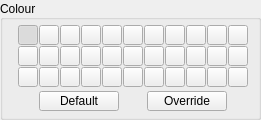
      <widget class="QGroupBox" name="colour_Grp">
       <property name="title">
        <string>Colour</string>
       </property>
       <property name="alignment">
        <set>Qt::AlignLeading|Qt::AlignLeft|Qt::AlignVCenter</set>
       </property>
       <property name="checkable">
        <bool>false</bool>
       </property>
       <layout class="QGridLayout" name="gridLayout_5" rowstretch="0,0,0,0" columnstretch="0,0,0,0,0,0,0,0,0,0,0,0" rowminimumheight="0,0,0,27">
        <property name="leftMargin">
         <number>15</number>
        </property>
        <property name="topMargin">
         <number>5</number>
        </property>
        <property name="rightMargin">
         <number>10</number>
        </property>
        <property name="bottomMargin">
         <number>2</number>
        </property>
        <property name="spacing">
         <number>1</number>
        </property>
        <item row="3" column="2" colspan="9">
         <layout class="QHBoxLayout" name="lowBtnVert_Lay">
          <item>
           <widget class="QPushButton" name="default_Btn">
            <property name="minimumSize">
             <size>
              <width>0</width>
              <height>20</height>
             </size>
            </property>
            <property name="maximumSize">
             <size>
              <width>16777215</width>
              <height>20</height>
             </size>
            </property>
            <property name="text">
             <string>Default</string>
            </property>
           </widget>
          </item>
          <item>
           <spacer name="hor_Spacer">
            <property name="orientation">
             <enum>Qt::Horizontal</enum>
            </property>
            <property name="sizeType">
             <enum>QSizePolicy::Expanding</enum>
            </property>
            <property name="sizeHint" stdset="0">
             <size>
              <width>25</width>
              <height>20</height>
             </size>
            </property>
           </spacer>
          </item>
          <item>
           <widget class="QPushButton" name="override_Btn">
            <property name="minimumSize">
             <size>
              <width>0</width>
              <height>20</height>
             </size>
            </property>
            <property name="maximumSize">
             <size>
              <width>16777215</width>
              <height>20</height>
             </size>
            </property>
            <property name="text">
             <string>Override</string>
            </property>
           </widget>
          </item>
         </layout>
        </item>
        <item row="0" column="10">
         <widget class="QPushButton" name="colour10_Btn">
          <property name="minimumSize">
           <size>
            <width>20</width>
            <height>20</height>
           </size>
          </property>
          <property name="maximumSize">
           <size>
            <width>20</width>
            <height>20</height>
           </size>
          </property>
          <property name="text">
           <string/>
          </property>
          <property name="checkable">
           <bool>true</bool>
          </property>
          <property name="autoExclusive">
           <bool>true</bool>
          </property>
         </widget>
        </item>
        <item row="1" column="1">
         <widget class="QPushButton" name="colour12_Btn">
          <property name="minimumSize">
           <size>
            <width>20</width>
            <height>20</height>
           </size>
          </property>
          <property name="maximumSize">
           <size>
            <width>20</width>
            <height>20</height>
           </size>
          </property>
          <property name="text">
           <string/>
          </property>
          <property name="checkable">
           <bool>true</bool>
          </property>
          <property name="autoExclusive">
           <bool>true</bool>
          </property>
         </widget>
        </item>
        <item row="1" column="10">
         <widget class="QPushButton" name="colour21_Btn">
          <property name="minimumSize">
           <size>
            <width>20</width>
            <height>20</height>
           </size>
          </property>
          <property name="maximumSize">
           <size>
            <width>20</width>
            <height>20</height>
           </size>
          </property>
          <property name="text">
           <string/>
          </property>
          <property name="checkable">
           <bool>true</bool>
          </property>
          <property name="autoExclusive">
           <bool>true</bool>
          </property>
         </widget>
        </item>
        <item row="2" column="1">
         <widget class="QPushButton" name="colour23_Btn">
          <property name="minimumSize">
           <size>
            <width>20</width>
            <height>20</height>
           </size>
          </property>
          <property name="maximumSize">
           <size>
            <width>20</width>
            <height>20</height>
           </size>
          </property>
          <property name="text">
           <string/>
          </property>
          <property name="checkable">
           <bool>true</bool>
          </property>
          <property name="autoExclusive">
           <bool>true</bool>
          </property>
         </widget>
        </item>
        <item row="2" column="6">
         <widget class="QPushButton" name="colour28_Btn">
          <property name="minimumSize">
           <size>
            <width>20</width>
            <height>20</height>
           </size>
          </property>
          <property name="maximumSize">
           <size>
            <width>20</width>
            <height>20</height>
           </size>
          </property>
          <property name="text">
           <string/>
          </property>
          <property name="checkable">
           <bool>true</bool>
          </property>
          <property name="autoExclusive">
           <bool>true</bool>
          </property>
         </widget>
        </item>
        <item row="1" column="3">
         <widget class="QPushButton" name="colour14_Btn">
          <property name="minimumSize">
           <size>
            <width>20</width>
            <height>20</height>
           </size>
          </property>
          <property name="maximumSize">
           <size>
            <width>20</width>
            <height>20</height>
           </size>
          </property>
          <property name="text">
           <string/>
          </property>
          <property name="checkable">
           <bool>true</bool>
          </property>
          <property name="autoExclusive">
           <bool>true</bool>
          </property>
         </widget>
        </item>
        <item row="1" column="6">
         <widget class="QPushButton" name="colour17_Btn">
          <property name="minimumSize">
           <size>
            <width>20</width>
            <height>20</height>
           </size>
          </property>
          <property name="maximumSize">
           <size>
            <width>20</width>
            <height>20</height>
           </size>
          </property>
          <property name="text">
           <string/>
          </property>
          <property name="checkable">
           <bool>true</bool>
          </property>
          <property name="autoExclusive">
           <bool>true</bool>
          </property>
         </widget>
        </item>
        <item row="2" column="2">
         <widget class="QPushButton" name="colour24_Btn">
          <property name="minimumSize">
           <size>
            <width>20</width>
            <height>20</height>
           </size>
          </property>
          <property name="maximumSize">
           <size>
            <width>20</width>
            <height>20</height>
           </size>
          </property>
          <property name="text">
           <string/>
          </property>
          <property name="checkable">
           <bool>true</bool>
          </property>
          <property name="autoExclusive">
           <bool>true</bool>
          </property>
         </widget>
        </item>
        <item row="1" column="2">
         <widget class="QPushButton" name="colour13_Btn">
          <property name="minimumSize">
           <size>
            <width>20</width>
            <height>20</height>
           </size>
          </property>
          <property name="maximumSize">
           <size>
            <width>20</width>
            <height>20</height>
           </size>
          </property>
          <property name="text">
           <string/>
          </property>
          <property name="checkable">
           <bool>true</bool>
          </property>
          <property name="autoExclusive">
           <bool>true</bool>
          </property>
         </widget>
        </item>
        <item row="2" column="4">
         <widget class="QPushButton" name="colour26_Btn">
          <property name="minimumSize">
           <size>
            <width>20</width>
            <height>20</height>
           </size>
          </property>
          <property name="maximumSize">
           <size>
            <width>20</width>
            <height>20</height>
           </size>
          </property>
          <property name="text">
           <string/>
          </property>
          <property name="checkable">
           <bool>true</bool>
          </property>
          <property name="autoExclusive">
           <bool>true</bool>
          </property>
         </widget>
        </item>
        <item row="2" column="9">
         <widget class="QPushButton" name="colour31_Btn">
          <property name="minimumSize">
           <size>
            <width>20</width>
            <height>20</height>
           </size>
          </property>
          <property name="maximumSize">
           <size>
            <width>20</width>
            <height>20</height>
           </size>
          </property>
          <property name="text">
           <string/>
          </property>
          <property name="checkable">
           <bool>true</bool>
          </property>
          <property name="autoExclusive">
           <bool>true</bool>
          </property>
         </widget>
        </item>
        <item row="2" column="8">
         <widget class="QPushButton" name="colour30_Btn">
          <property name="minimumSize">
           <size>
            <width>20</width>
            <height>20</height>
           </size>
          </property>
          <property name="maximumSize">
           <size>
            <width>20</width>
            <height>20</height>
           </size>
          </property>
          <property name="text">
           <string/>
          </property>
          <property name="checkable">
           <bool>true</bool>
          </property>
          <property name="autoExclusive">
           <bool>true</bool>
          </property>
         </widget>
        </item>
        <item row="1" column="8">
         <widget class="QPushButton" name="colour19_Btn">
          <property name="minimumSize">
           <size>
            <width>20</width>
            <height>20</height>
           </size>
          </property>
          <property name="maximumSize">
           <size>
            <width>20</width>
            <height>20</height>
           </size>
          </property>
          <property name="text">
           <string/>
          </property>
          <property name="checkable">
           <bool>true</bool>
          </property>
          <property name="autoExclusive">
           <bool>true</bool>
          </property>
         </widget>
        </item>
        <item row="1" column="9">
         <widget class="QPushButton" name="colour20_Btn">
          <property name="minimumSize">
           <size>
            <width>20</width>
            <height>20</height>
           </size>
          </property>
          <property name="maximumSize">
           <size>
            <width>20</width>
            <height>20</height>
           </size>
          </property>
          <property name="text">
           <string/>
          </property>
          <property name="checkable">
           <bool>true</bool>
          </property>
          <property name="autoExclusive">
           <bool>true</bool>
          </property>
         </widget>
        </item>
        <item row="0" column="1">
         <widget class="QPushButton" name="colour01_Btn">
          <property name="minimumSize">
           <size>
            <width>20</width>
            <height>20</height>
           </size>
          </property>
          <property name="maximumSize">
           <size>
            <width>20</width>
            <height>20</height>
           </size>
          </property>
          <property name="text">
           <string/>
          </property>
          <property name="checkable">
           <bool>true</bool>
          </property>
          <property name="checked">
           <bool>true</bool>
          </property>
          <property name="autoExclusive">
           <bool>true</bool>
          </property>
         </widget>
        </item>
        <item row="1" column="11">
         <widget class="QPushButton" name="colour22_Btn">
          <property name="minimumSize">
           <size>
            <width>20</width>
            <height>20</height>
           </size>
          </property>
          <property name="maximumSize">
           <size>
            <width>20</width>
            <height>20</height>
           </size>
          </property>
          <property name="text">
           <string/>
          </property>
          <property name="checkable">
           <bool>true</bool>
          </property>
          <property name="autoExclusive">
           <bool>true</bool>
          </property>
         </widget>
        </item>
        <item row="0" column="6">
         <widget class="QPushButton" name="colour06_Btn">
          <property name="minimumSize">
           <size>
            <width>20</width>
            <height>20</height>
           </size>
          </property>
          <property name="maximumSize">
           <size>
            <width>20</width>
            <height>20</height>
           </size>
          </property>
          <property name="text">
           <string/>
          </property>
          <property name="checkable">
           <bool>true</bool>
          </property>
          <property name="autoExclusive">
           <bool>true</bool>
          </property>
         </widget>
        </item>
        <item row="2" column="3">
         <widget class="QPushButton" name="colour25_Btn">
          <property name="minimumSize">
           <size>
            <width>20</width>
            <height>20</height>
           </size>
          </property>
          <property name="maximumSize">
           <size>
            <width>20</width>
            <height>20</height>
           </size>
          </property>
          <property name="text">
           <string/>
          </property>
          <property name="checkable">
           <bool>true</bool>
          </property>
          <property name="autoExclusive">
           <bool>true</bool>
          </property>
         </widget>
        </item>
        <item row="2" column="5">
         <widget class="QPushButton" name="colour27_Btn">
          <property name="minimumSize">
           <size>
            <width>20</width>
            <height>20</height>
           </size>
          </property>
          <property name="maximumSize">
           <size>
            <width>20</width>
            <height>20</height>
           </size>
          </property>
          <property name="text">
           <string/>
          </property>
          <property name="checkable">
           <bool>true</bool>
          </property>
          <property name="autoExclusive">
           <bool>true</bool>
          </property>
         </widget>
        </item>
        <item row="0" column="2">
         <widget class="QPushButton" name="colour02_Btn">
          <property name="minimumSize">
           <size>
            <width>20</width>
            <height>20</height>
           </size>
          </property>
          <property name="maximumSize">
           <size>
            <width>20</width>
            <height>20</height>
           </size>
          </property>
          <property name="text">
           <string/>
          </property>
          <property name="checkable">
           <bool>true</bool>
          </property>
          <property name="autoExclusive">
           <bool>true</bool>
          </property>
         </widget>
        </item>
        <item row="1" column="4">
         <widget class="QPushButton" name="colour15_Btn">
          <property name="minimumSize">
           <size>
            <width>20</width>
            <height>20</height>
           </size>
          </property>
          <property name="maximumSize">
           <size>
            <width>20</width>
            <height>20</height>
           </size>
          </property>
          <property name="text">
           <string/>
          </property>
          <property name="checkable">
           <bool>true</bool>
          </property>
          <property name="autoExclusive">
           <bool>true</bool>
          </property>
         </widget>
        </item>
        <item row="0" column="5">
         <widget class="QPushButton" name="colour05_Btn">
          <property name="minimumSize">
           <size>
            <width>20</width>
            <height>20</height>
           </size>
          </property>
          <property name="maximumSize">
           <size>
            <width>20</width>
            <height>20</height>
           </size>
          </property>
          <property name="text">
           <string/>
          </property>
          <property name="checkable">
           <bool>true</bool>
          </property>
          <property name="autoExclusive">
           <bool>true</bool>
          </property>
         </widget>
        </item>
        <item row="0" column="3">
         <widget class="QPushButton" name="colour03_Btn">
          <property name="minimumSize">
           <size>
            <width>20</width>
            <height>20</height>
           </size>
          </property>
          <property name="maximumSize">
           <size>
            <width>20</width>
            <height>20</height>
           </size>
          </property>
          <property name="text">
           <string/>
          </property>
          <property name="checkable">
           <bool>true</bool>
          </property>
          <property name="autoExclusive">
           <bool>true</bool>
          </property>
         </widget>
        </item>
        <item row="0" column="4">
         <widget class="QPushButton" name="colour04_Btn">
          <property name="minimumSize">
           <size>
            <width>20</width>
            <height>20</height>
           </size>
          </property>
          <property name="maximumSize">
           <size>
            <width>20</width>
            <height>20</height>
           </size>
          </property>
          <property name="text">
           <string/>
          </property>
          <property name="checkable">
           <bool>true</bool>
          </property>
          <property name="autoExclusive">
           <bool>true</bool>
          </property>
         </widget>
        </item>
        <item row="1" column="5">
         <widget class="QPushButton" name="colour16_Btn">
          <property name="minimumSize">
           <size>
            <width>20</width>
            <height>20</height>
           </size>
          </property>
          <property name="maximumSize">
           <size>
            <width>20</width>
            <height>20</height>
           </size>
          </property>
          <property name="text">
           <string/>
          </property>
          <property name="checkable">
           <bool>true</bool>
          </property>
          <property name="autoExclusive">
           <bool>true</bool>
          </property>
         </widget>
        </item>
        <item row="2" column="7">
         <widget class="QPushButton" name="colour29_Btn">
          <property name="minimumSize">
           <size>
            <width>20</width>
            <height>20</height>
           </size>
          </property>
          <property name="maximumSize">
           <size>
            <width>20</width>
            <height>20</height>
           </size>
          </property>
          <property name="text">
           <string/>
          </property>
          <property name="checkable">
           <bool>true</bool>
          </property>
          <property name="autoExclusive">
           <bool>true</bool>
          </property>
         </widget>
        </item>
        <item row="1" column="7">
         <widget class="QPushButton" name="colour18_Btn">
          <property name="minimumSize">
           <size>
            <width>20</width>
            <height>20</height>
           </size>
          </property>
          <property name="maximumSize">
           <size>
            <width>20</width>
            <height>20</height>
           </size>
          </property>
          <property name="text">
           <string/>
          </property>
          <property name="checkable">
           <bool>true</bool>
          </property>
          <property name="autoExclusive">
           <bool>true</bool>
          </property>
         </widget>
        </item>
        <item row="0" column="7">
         <widget class="QPushButton" name="colour07_Btn">
          <property name="minimumSize">
           <size>
            <width>20</width>
            <height>20</height>
           </size>
          </property>
          <property name="maximumSize">
           <size>
            <width>20</width>
            <height>20</height>
           </size>
          </property>
          <property name="text">
           <string/>
          </property>
          <property name="checkable">
           <bool>true</bool>
          </property>
          <property name="autoExclusive">
           <bool>true</bool>
          </property>
         </widget>
        </item>
        <item row="0" column="8">
         <widget class="QPushButton" name="colour08_Btn">
          <property name="minimumSize">
           <size>
            <width>20</width>
            <height>20</height>
           </size>
          </property>
          <property name="maximumSize">
           <size>
            <width>20</width>
            <height>20</height>
           </size>
          </property>
          <property name="text">
           <string/>
          </property>
          <property name="checkable">
           <bool>true</bool>
          </property>
          <property name="autoExclusive">
           <bool>true</bool>
          </property>
         </widget>
        </item>
        <item row="0" column="9">
         <widget class="QPushButton" name="colour09_Btn">
          <property name="minimumSize">
           <size>
            <width>20</width>
            <height>20</height>
           </size>
          </property>
          <property name="maximumSize">
           <size>
            <width>20</width>
            <height>20</height>
           </size>
          </property>
          <property name="text">
           <string/>
          </property>
          <property name="checkable">
           <bool>true</bool>
          </property>
          <property name="autoExclusive">
           <bool>true</bool>
          </property>
         </widget>
        </item>
        <item row="0" column="11">
         <widget class="QPushButton" name="colour11_Btn">
          <property name="minimumSize">
           <size>
            <width>20</width>
            <height>20</height>
           </size>
          </property>
          <property name="maximumSize">
           <size>
            <width>20</width>
            <height>20</height>
           </size>
          </property>
          <property name="text">
           <string/>
          </property>
          <property name="checkable">
           <bool>true</bool>
          </property>
          <property name="autoExclusive">
           <bool>true</bool>
          </property>
         </widget>
        </item>
        <item row="2" column="10">
         <widget class="QPushButton" name="colour32_Btn">
          <property name="minimumSize">
           <size>
            <width>20</width>
            <height>20</height>
           </size>
          </property>
          <property name="maximumSize">
           <size>
            <width>20</width>
            <height>20</height>
           </size>
          </property>
          <property name="text">
           <string/>
          </property>
          <property name="checkable">
           <bool>true</bool>
          </property>
          <property name="autoExclusive">
           <bool>true</bool>
          </property>
         </widget>
        </item>
        <item row="2" column="11">
         <widget class="QPushButton" name="colour33_Btn">
          <property name="minimumSize">
           <size>
            <width>20</width>
            <height>20</height>
           </size>
          </property>
          <property name="maximumSize">
           <size>
            <width>20</width>
            <height>20</height>
           </size>
          </property>
          <property name="text">
           <string/>
          </property>
          <property name="checkable">
           <bool>true</bool>
          </property>
          <property name="autoExclusive">
           <bool>true</bool>
          </property>
         </widget>
        </item>
       </layout>
      </widget>
